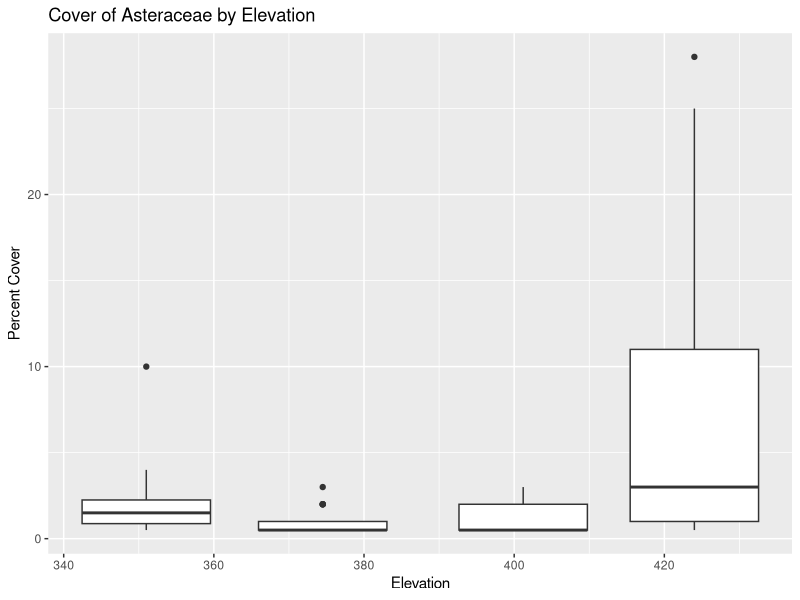

Generate this figure with R:
## ---- chunk 1
#| label: read-csv

# load packages
library("readr")
library("dplyr")
library("ggplot2")

# read in the data
konza_data <- read_csv("data/NEON.D06.KONZ.DP1.10058.001.div_1m2Data.2025-08.basic.20251222T234053Z.csv")
## ---- chunk 2
#| label: summarize-with-dplyr

# first summary to make will be a count of the number of observations in 
# each family
konza_data %>% 
  group_by(family) %>%
  tally() %>%
  arrange(desc(n))
## ---- chunk 3
#| label: mean-percent-cover-by-family

# The goal is to calculate the mean percent cover of each family 
konza_data %>%
  group_by(family) %>%
  summarise(mean_pcnt_cover = mean(percentCover),
            sd_pcnt_cover = sd(percentCover)) %>%
  arrange(desc(mean_pcnt_cover))
## ---- chunk 4
#| label: filter-by-elevation

# The goal is to calculate the mean percent cover of each family 
konza_data %>%
  filter(elevation>390) %>%
  group_by(family) %>%
  summarise(mean_pcnt_cover = mean(percentCover),
            sd_pcnt_cover = sd(percentCover)) %>%
  arrange(desc(mean_pcnt_cover))
## ---- chunk 5
#| label: use-mutate

# select pulls out the columns you want
# mutate creates a mew column with whatever content you want
# which can include manipulation of an existing column
konza_data %>%
  select(scientificName, family, percentCover) %>%
  mutate(propCover = percentCover / 100)
## ---- chunk 6
#| label: elevation-percent-by-family

konza_data %>%
  filter(!is.na(family)) %>%
  filter(family == "Asteraceae") %>%
  ggplot() +
  geom_boxplot(aes(x = elevation,
                   y = percentCover,
                   group = elevation)) +
  labs(title = "Cover of Asteraceae by Elevation",
       y = "Percent Cover",
       x = "Elevation")
